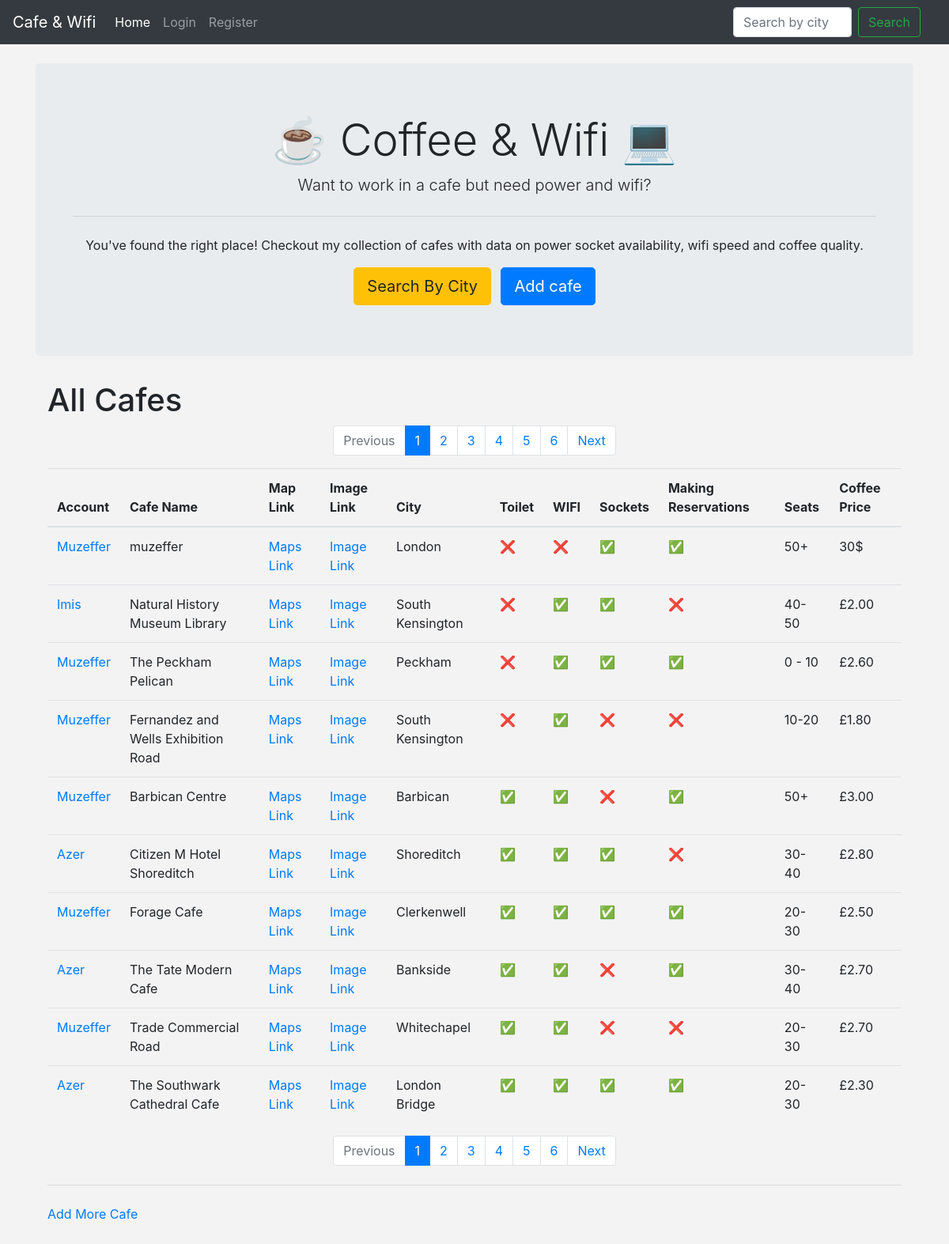
The page / on the database its author committed.
### main.py (models this page shows)
    class User(UserMixin,db.Model):
        __tablename__ = 'users'
        id = db.Column(db.Integer, primary_key=True)
        username = db.Column(db.String(200), nullable=False, unique=True)
        email = db.Column(db.String(300), nullable=False, unique=True)
        password = db.Column(db.String(300), nullable=False)
        cafes = relationship("Cafe", back_populates='user')

    class Cafe(db.Model):
        __tablename__ = 'cafes'
        id = db.Column(db.Integer, primary_key=True)
        user_id = db.Column(db.Integer, db.ForeignKey('users.id'))
        user = relationship("User", back_populates="cafes")
        name = db.Column(db.String(250),nullable=False)
        map_url = db.Column(db.String(500), nullable=False)
        img_url = db.Column(db.String(500), nullable=False)
        location = db.Column(db.String(250), nullable=False)
        seats = db.Column(db.String(250), nullable=False)
        has_toilet = db.Column(db.Boolean, nullable=False)
        has_wifi = db.Column(db.Boolean, nullable=False)
        has_sockets = db.Column(db.Boolean, nullable=False)
        can_take_calls = db.Column(db.Boolean, nullable=False)
        coffee_price = db.Column(db.String(250), nullable=True)

### main.py (the view)
@app.route("/")
def home():
    page = request.args.get('page', 1, type=int)
    per_page = 10  # Number of cafes to display per page
    cafes = Cafe.query.order_by(Cafe.id.desc()).paginate(page=page, per_page=per_page)
    return render_template('index.html', cafes=cafes)

### main.py (called while the page is built)
@app.context_processor
def global_variables():
    users = User.query.all()
    user_dict = {user.id:user.username for user in users}
    return dict(users=users, user_dict=user_dict)

### templates/index.html (shortened to what this page needs)
{% extends 'base.html' %}
{% block content %}
<div class="jumbotron text-center">
  <div class="container">
    <h1 class="display-4">☕️ Coffee & Wifi 💻</h1>
    <p class="lead">Want to work in a cafe but need power and wifi?</p>
    <hr class="my-4">
    <p>You've found the right place! Checkout my collection of cafes with data on power socket availability, wifi speed and coffee quality.</p>
    <a class="btn btn-warning btn-lg mr-2" href="#search" role="button">Search By City</a>
    <a class="btn btn-primary btn-lg" href="{{url_for('add_cafe')}}" role="button">Add cafe</a>
  </div>
</div>
<div class="container mb-5">
  <div class="row">
    <div class="col-sm-12">
      {% if request.endpoint == 'home' %}
        <h1>All Cafes</h1>
        {% if cafes.pages > 1 %}
            <nav aria-label="Pagination">
              <ul class="pagination justify-content-center">
                {% if cafes.has_prev %}
                <li class="page-item">
                  <a class="page-link" href="{{ url_for('home', page=cafes.prev_num) }}" tabindex="-1">Previous</a>
                </li>
                {% else %}
                  <li class="page-item disabled">
                    <a class="page-link" href="#" tabindex="-1">Previous</a>
                  </li>
                {% endif %}
          {% for num in cafes.iter_pages() %}
            {% if num %}
              {% if cafes.page == num %}
                <li class="page-item active" aria-current="page">
                  <span class="page-link">{{ num }} <span class="sr-only">(current)</span></span>
                </li>
              {% else %}
                <li class="page-item">
                  <a class="page-link" href="{{ url_for('home', page=num) }}">{{ num }}</a>
                </li>
              {% endif %}
            {% else %}
              <li class="page-item disabled">
                <span class="page-link">...</span>
              </li>
            {% endif %}
          {% endfor %}
            {% if cafes.has_next %}
              <li class="page-item">
                <a class="page-link" href="{{ url_for('home', page=cafes.next_num) }}">Next</a>
              </li>
            {% else %}
              <li class="page-item disabled">
                <span class="page-link">Next</span>
              </li>
            {% endif %}
            </ul>
           </nav>
          {% endif %}
        <div class="table-responsive-sm">
          <table class="table">
            <thead>
              <th scope="col">Account</th>
              <th scope="col">Cafe Name</th>
              <th scope="col">Map Link</th>
              <th scope="col">Image Link</th>
              <th scope="col">City</th>
              <th scope="col">Toilet</th>
              <th scope="col">WIFI</th>
              <th scope="col">Sockets</th>
              <th scope="col">Making Reservations</th>
              <th scope="col">Seats</th>
              <th scope="col">Coffee Price</th>
            </thead>
        </div>
            <tbody>
              {% for cafe in cafes: %}
                <tr>
                  <td><a href="{{url_for('profile',username=user_dict[cafe.user_id])}}">{{ user_dict[cafe.user_id].title() }}</a> </td>
                  <td>{{ cafe.name }}</td>
                  <td><a href="{{ cafe.map_url }}">Maps Link</a></td>
                  <td><a href="{{ cafe.img_url }}">Image Link</a></td>
                  <td>{{ cafe.location }}</td>
                  <td>{{ '✅' if cafe.has_toilet else '❌' }}</td>
                  <td>{{ '✅' if cafe.has_wifi else '❌' }}</td>
                  <td>{{ '✅' if cafe.has_sockets else '❌'}}</td>
                  <td>{{ '✅' if cafe.can_take_calls else '❌' }}</td>
                  <td>{{ cafe.seats }}</td>
                  <td>{{ cafe.coffee_price }}</td>
                </tr>
              {% endfor %}
            </tbody>
          {% if cafes.pages > 1 %}
            <nav aria-label="Pagination">
              <ul class="pagination justify-content-center">
                {% if cafes.has_prev %}
                <li class="page-item">
                  <a class="page-link" href="{{ url_for('home', page=cafes.prev_num) }}" tabindex="-1">Previous</a>
                </li>
                {% else %}
                  <li class="page-item disabled">
                    <a class="page-link" href="#" tabindex="-1">Previous</a>
                  </li>
                {% endif %}
          {% for num in cafes.iter_pages() %}
            {% if num %}
              {% if cafes.page == num %}
                <li class="page-item active" aria-current="page">
                  <span class="page-link">{{ num }} <span class="sr-only">(current)</span></span>
                </li>
              {% else %}
                <li class="page-item">
                  <a class="page-link" href="{{ url_for('home', page=num) }}">{{ num }}</a>
                </li>
              {% endif %}
            {% else %}
              <li class="page-item disabled">
                <span class="page-link">...</span>
              </li>
            {% endif %}
          {% endfor %}
            {% if cafes.has_next %}
              <li class="page-item">
                <a class="page-link" href="{{ url_for('home', page=cafes.next_num) }}">Next</a>
              </li>
            {% else %}
              <li class="page-item disabled">
                <span class="page-link">Next</span>
              </li>
            {% endif %}
            </ul>
           </nav>
          {% endif %}
      {% endif %}
      <hr class="my-4">
      <p><a href="{{ url_for('add_cafe') }}">Add More Cafe</a></p>
    </div>
  </div>
</div>
{% endblock %}

### templates/base.html (shortened to what this page needs)
<!DOCTYPE html>
<html lang="en">
  <head>
    <link rel="stylesheet" href="https://cdn.jsdelivr.net/npm/bootstrap@4.3.1/dist/css/bootstrap.min.css">
    <link href="https://cdnjs.cloudflare.com/ajax/libs/simple-line-icons/2.4.1/css/simple-line-icons.min.css" rel="stylesheet">
    <link rel="stylesheet" href="{{ url_for('static', filename='css/main.css')}}">
    <link rel="stylesheet" href="{{ url_for('static', filename='css/authentication.css')}}">
  </head>
  <body >
    <nav class="nav-menu navbar navbar-expand-lg navbar-dark bg-dark position-fixed top-0 w-100">
        <a class="navbar-brand" href="{{url_for('home')}}">Cafe & Wifi</a>
        <div class="collapse navbar-collapse" id="navbarSupportedContent">
          <ul class="navbar-nav mr-auto">
            <li class="nav-item">
              <a class="nav-link" href="{{url_for('home')}}">Home </a>
            </li>
            {% if not current_user.is_authenticated %}
              <li class="nav-item">
                <a class="nav-link" href="{{ url_for('login') }}">Login</a>
              </li>
              <li class="nav-item">
                <a class="nav-link" href="{{ url_for('register') }}">Register</a>
              </li>
            {% else %}
            <li class="nav-item">
              <a class="nav-link" href="{{url_for('add_cafe')}}">Add cafe</a>
            </li>
            {% endif  %}
          </ul>
          <form class="form-inline" method="GET" action="{{url_for('search_by_location')}}">
            <input class="form-control mr-sm-2" name="location" type="search" id='search' placeholder="Search by city" aria-label="Search">
            <button class="btn btn-outline-success my-2 my-sm-0" type="submit">Search</button>
          </form>
        </div>
      </nav>
      <div class="container content-container">
        {% block content %}{% endblock %}
      </div>
  </body>
</html>

### static/css/main.css (style rules this page uses)
body { background-color: rgba(22, 10, 10, 0.048); }
.nav-menu a:hover, .nav-menu .active, .nav-menu .active:focus, .nav-menu li:hover>a { text-decoration: none; color: #fff; }
.content-container { padding-top: 80px; }
.nav-menu { z-index: 1000; }
.navbar-collapse { display: flex; justify-content: space-between; align-items: center; }
.form-inline { margin-right: 20px; }
.form-inline input[type="search"] { width: 150px; margin-right: 5px; }
.form-inline .btn { min-width: 60px; }

### rows shown on the page
Cafe: name "muzeffer", location "London", has_toilet "❌", has_wifi "❌", has_sockets "✅", can_take_calls "✅", seats "50+", coffee_price "30$"
User: username "Muzeffer"
Cafe: name "Natural History Museum Library", location "South Kensington", has_toilet "❌", has_wifi "✅", has_sockets "✅", can_take_calls "❌", seats "40-50", coffee_price "£2.00"
User: username "Imis"
Cafe: name "The Peckham Pelican", location "Peckham", has_toilet "❌", has_wifi "✅", has_sockets "✅", can_take_calls "✅", seats "0 - 10", coffee_price "£2.60"
Cafe: name "Fernandez and Wells Exhibition Road", location "South Kensington", has_toilet "❌", has_wifi "✅", has_sockets "❌", can_take_calls "❌", seats "10-20", coffee_price "£1.80"
Cafe: name "Barbican Centre", location "Barbican", has_toilet "✅", has_wifi "✅", has_sockets "❌", can_take_calls "✅", seats "50+", coffee_price "£3.00"
Cafe: name "Citizen M Hotel Shoreditch", location "Shoreditch", has_toilet "✅", has_wifi "✅", has_sockets "✅", can_take_calls "❌", seats "30-40", coffee_price "£2.80"
User: username "Azer"
Cafe: name "Forage Cafe", location "Clerkenwell", has_toilet "✅", has_wifi "✅", has_sockets "✅", can_take_calls "✅", seats "20-30", coffee_price "£2.50"
Cafe: name "The Tate Modern Cafe", location "Bankside", has_toilet "✅", has_wifi "✅", has_sockets "❌", can_take_calls "✅", seats "30-40", coffee_price "£2.70"
Cafe: name "Trade Commercial Road", location "Whitechapel", has_toilet "✅", has_wifi "✅", has_sockets "❌", can_take_calls "❌", seats "20-30", coffee_price "£2.70"
Cafe: name "The Southwark Cathedral Cafe", location "London Bridge", has_toilet "✅", has_wifi "✅", has_sockets "✅", can_take_calls "✅", seats "20-30", coffee_price "£2.30"

### other values the page prints
{{ num }} "1"
{{ num }} "2" "3" "4" "5" "6"
